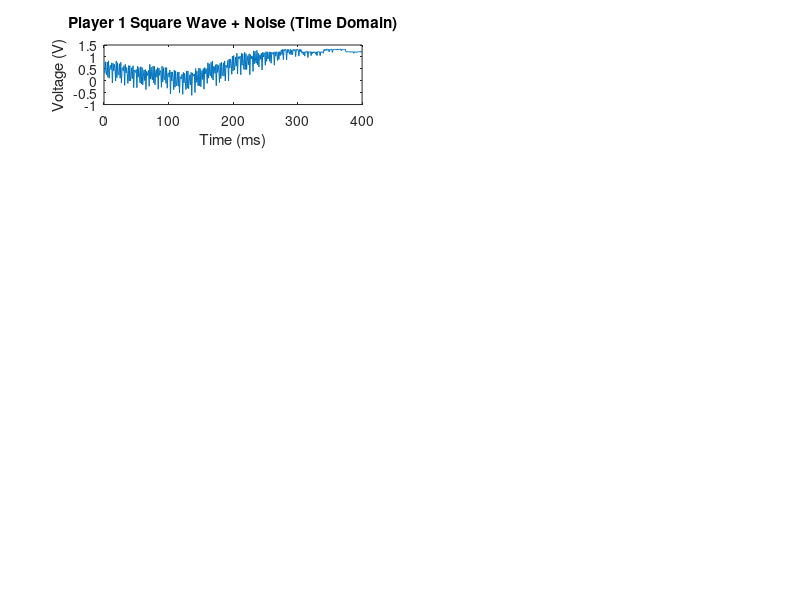
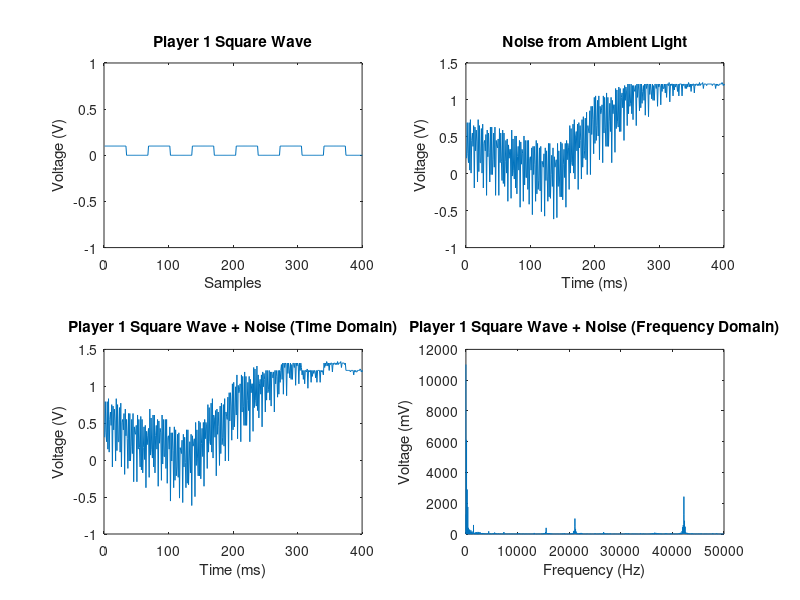

Source code (MATLAB) for these figures, in order: (Note: this script raises an error after producing the figures.)
PLAYER_FREQUENCIES = [1471 1724 2000 2273 2632 2941 3333 3571 3846 4167];
new_t = linspace(0, .2, 20000);
load('light.mat');
y_new = transpose(y);
y_new = y_new(1:20000);
Fs = 100E3;

total_energy = zeros(1,length(PLAYER_FREQUENCIES));

% Get our IIR filter coefficients.
N = 81;
L_N = (N-1)/2;
n = (-L_N:L_N);
f_corner = 5.5E3;
h_ideal_FIR = 2*f_corner/Fs*sinc(n*2*f_corner/Fs);
b_fir = transpose(hamming(N));
a_fir = zeros(1,81);
a_fir(1) = 1;

for i = 1:length(PLAYER_FREQUENCIES)
    player_square_wave = 0.1*(0.5+0.5*square(2*pi*PLAYER_FREQUENCIES(i)*new_t));
    sum_wave = player_square_wave + y_new;
    
    figure(1);
    subplot(length(PLAYER_FREQUENCIES)/2,2,i);
    plot(sum_wave);
    ylim([-1 1.5])
    xlim([0 400])
    ylabel('Voltage (V)');
    xlabel('Time (ms)');
    title(sprintf('Player %d Square Wave + Noise (Time Domain)',i));

    if i == 1
        figure (2);
        subplot(2,2,1);
        plot(player_square_wave);
        ylim([-1 1]);
        xlim([0 400]);
        ylabel('Voltage (V)');
        xlabel('Samples');
        title(sprintf('Player %d Square Wave', i));
        
        subplot(2,2,2);
        plot(y_new);
        ylim([-1 1.5]);
        xlim([0 400]);
        ylabel('Voltage (V)');
        xlabel('Time (ms)');
        title('Noise from Ambient Light');
        
        subplot(2,2,3)
        plot(sum_wave)
        ylim([-1 1.5])
        xlim([0 400])
        ylabel('Voltage (V)');
        xlabel('Time (ms)');
        title(sprintf('Player %d Square Wave + Noise (Time Domain)',i));
        
        sum_wave_fft = fft(sum_wave);
        l_sum_wave_fft = length(sum_wave_fft);
        sum_wave_fft_x1 = sum_wave_fft(1:l_sum_wave_fft/2);
        f_sum_wave_fft = linspace(0, Fs/2, l_sum_wave_fft/2);
        subplot(2,2,4)
        plot(f_sum_wave_fft, abs(sum_wave_fft_x1))
        xlim([0 50E3])
        ylabel('Voltage (mV)');
        xlabel('Frequency (Hz)');
        title(sprintf('Player %d Square Wave + Noise (Frequency Domain)',i));
    end
    
    sum_wave_filter = filter(b_fir,a_fir, sum_wave);
    sum_wave_decimated_DS = sum_wave_filter(1:10:length(sum_wave_filter));
    
    for j = 1:length(PLAYER_FREQUENCIES)
        filtered_at_player = filter(b1(j,:), a1(j,:), sum_wave_decimated_DS);
        total_energy(j) = sum(abs(filtered_at_player).^2);
        
        filtered_player_fft = fft(filtered_at_player);
        l_filtered_player_fft = length(filtered_player_fft);
        filtered_player_fft_x1 = filtered_player_fft(1:l_filtered_player_fft/2);
        F_filtered_player_fft = linspace(0, Fs/2, l_filtered_player_fft/2);
        
        if i == 1 && j == 10
            figure(7);
            plot(F_filtered_player_fft, abs(filtered_player_fft_x1));
        end
        
        figure(4);
        subplot(length(PLAYER_FREQUENCIES)/2,2,j);
        plot(F_filtered_player_fft, abs(filtered_player_fft_x1))
        ylabel('Voltage (mV)');
        xlabel('Frequency (Hz)');
        title(sprintf('Player %d Filtered Sum Wave Frequency Response',j));
        
%         if i == 1 && j == 10
%             sum_wave_fft_DS = fft(sum_wave_decimated_DS);
%             l_sum_wave_fft_DS = length(sum_wave_fft_DS);
%             sum_wave_fft_DS_x1 = sum_wave_fft_DS(1:l_sum_wave_fft_DS/2);
%             F_sum_wave_fft_DS = linspace(0, Fs/2, l_sum_wave_fft_DS/2);
%             
%             figure(5);
%             subplot(2,1,1);
%             plot(F_sum_wave_fft_DS, abs(sum_wave_fft_DS_x1));
%             ylabel('Voltage (mV)');
%             xlabel('Frequency (Hz)');
%             title(sprintf('Player %d Sum Wave (Frequency Domain)',j));
%             
%             subplot(2,1,2);
%             filtered_player_fft = fft(filtered_player);
%             l_filtered_player_fft = length(filtered_player_fft);
%             filtered_player_fft_x1 = filtered_player_fft(1:l_filtered_player_fft/2);
%             F_filtered_player_fft = linspace(0, Fs/2, l_filtered_player_fft/2);
%             plot(F_filtered_player_fft, abs(filtered_player_fft_x1))
%             ylabel('Voltage (mV)');
%             xlabel('Frequency (Hz)');
%             title(sprintf('Player %d Sum Wave Filtered (Frequency Domain)',j));
%         end
    end
    
    figure(6);
    hold on;
    subplot(length(PLAYER_FREQUENCIES)/2,2,i), bar(total_energy);
end